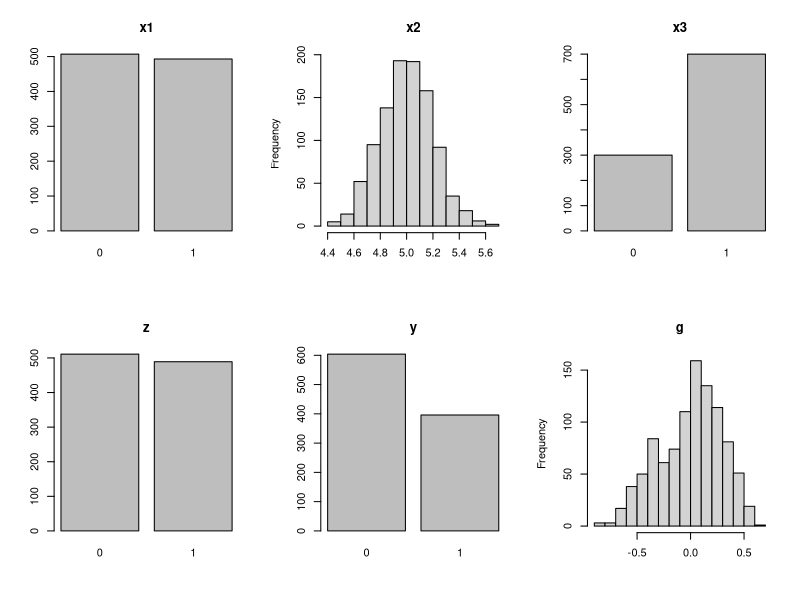
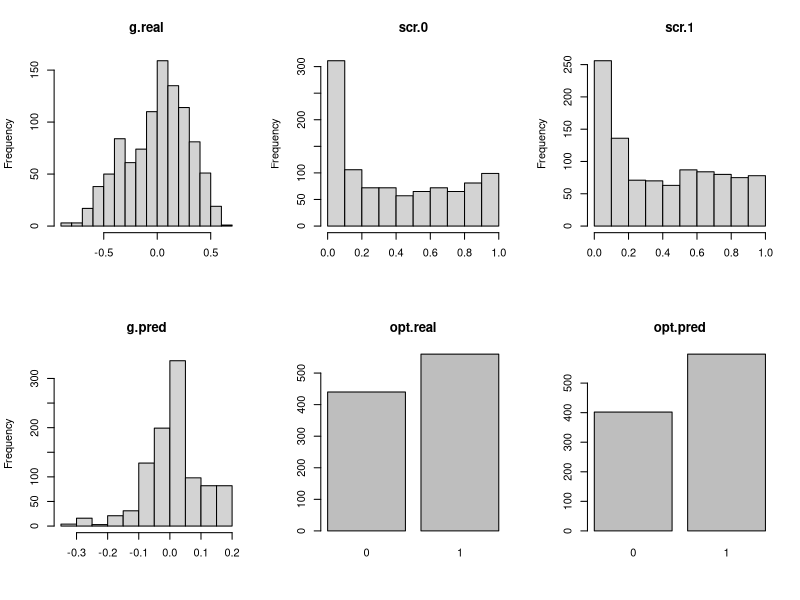

Source code (R) for these figures, in order:
## ---- chunk 1
knitr::opts_chunk$set(echo = TRUE)
library(tidyverse)

## ---- chunk 2
expit <- function(x){
  y <- 1/(1+exp(-x))
  y
}

plottingFunction <- function(x,ttl){
  if((as.factor(x) %>% levels() %>% length()) > 3){
    hist(x,main = ttl,xlab = "")
  } else {
    plot(as.factor(x), main = ttl)
  }
}

getData <- function(n){
  #generate data
  df <- data.frame("x1" = as.numeric(rbernoulli(n, p = 0.5)), #e.g gender
                 "x2" = round(rnorm(n = n,mean = 50, sd = 2),2)/10, #e.g. age
                 "x3" = as.numeric(rbernoulli(n, p = 0.7)), #e.g. family history
                 "z" = as.numeric(rbernoulli(n, p = 0.5))) #treatment
  
  covs <- df[,startsWith(colnames(df),"x")]
  rx <- df$z
  
  #f <- ifelse(covs$x1 == 0, 2.3, 1.50) + (covs$x2^2/(covs$x2+3)) + ifelse(covs$x3 == 1, 1.78, 0)
  f <- ifelse(covs$x1 == 0, 2.3, 1.50) + covs$x2^2 + ifelse(covs$x3 == 1, 1.78, 0)
  f <- f - median(f) +rnorm(1) #surrogate for intercept to insure centered to zero
  g <- 0.2*covs$x1 - 0.8*covs$x2 + 0.5*covs$x3
  g <- g - mean(g) #same
  
  #Convert function to probabilities
  prob.y <- (f + rx*g) %>% expit()
  
  #Sample binimial using probabilities
  df$y <- rbinom(length(prob.y),1,prob.y)
  
  #This is the "treatment effect"
  df$g <- g
  
  return(df)
}
## ---- chunk 3
#Get data
set.seed(123)
n  <- 1000

df <- getData(n)

#Plot
par(mfrow = c(2,3))
mapply(plottingFunction,df,colnames(df)) %>% invisible()
## ---- chunk 4
opt.rx <- ifelse(df$g > 0, df$z, as.numeric(!df$z))
t <- table("Received Rx" = df$z, "Optmial Rx" = opt.rx)
t
paste0("Reived optimal treatment: ",sum(t[c(1,4)])*100/nrow(df),"%")
## ---- chunk 5
#Set regression model of interaction of covariates with treatment
reg.model <- glm(y ~ (x1 + x2 + x3)*z,"binomial",df)
summary(reg.model)
## ---- chunk 6
#Clone df
df0 <- df1 <- df
df0$z <- as.numeric(0)
df1$z <- as.numeric(1)

#Predict response with predict()
preds <- data.frame("g.real" = df$g,
                          "scr.0" = predict(reg.model, df0, type = "response"), #prob of event under do(placebo)
                          "scr.1" = predict(reg.model, df1, type = "response")) #prob of event under do(treat)

#Predict optima treatment
preds$g.pred <- preds$scr.1 - preds$scr.0 #prob(event|do(treat)) - prob(event|do(placebo))
preds$opt.real <- (df$g > 0) %>% as.numeric() %>% as.factor() #real optimal treatment
preds$opt.pred <- ((preds$scr.1 - preds$scr.0) > 0) %>% as.numeric() %>% as.factor() #predicted optimal treatment

par(mfrow = c(2,3))
mapply(plottingFunction, preds, colnames(preds))  %>% invisible()
## ---- chunk 7
t <- table("Observed Opt" = preds$opt.real, "Predicted Opt" = preds$opt.pred)
paste0("Accuracy = ",sum(t[c(1,4)])*100/nrow(df),"%")
t
